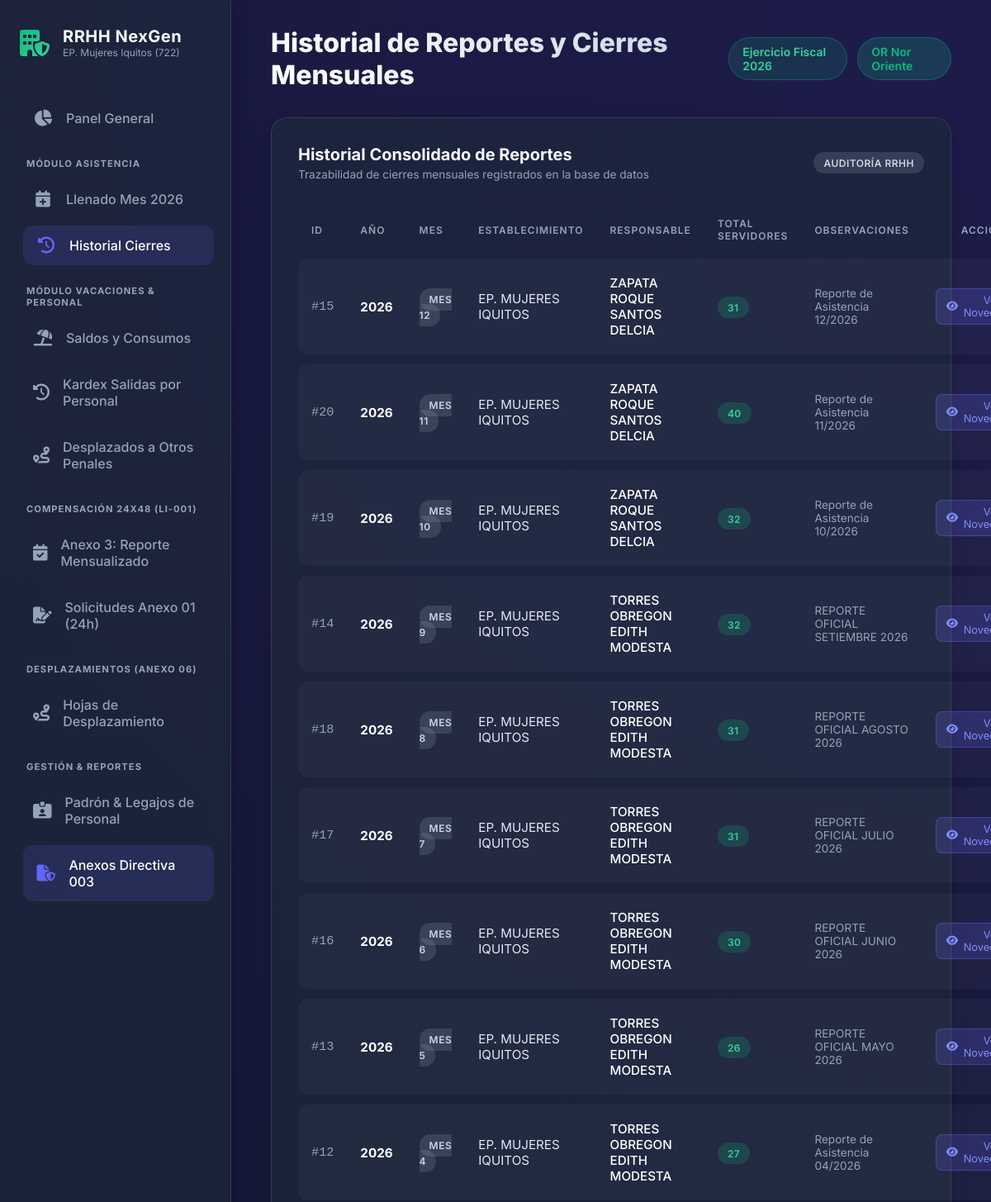
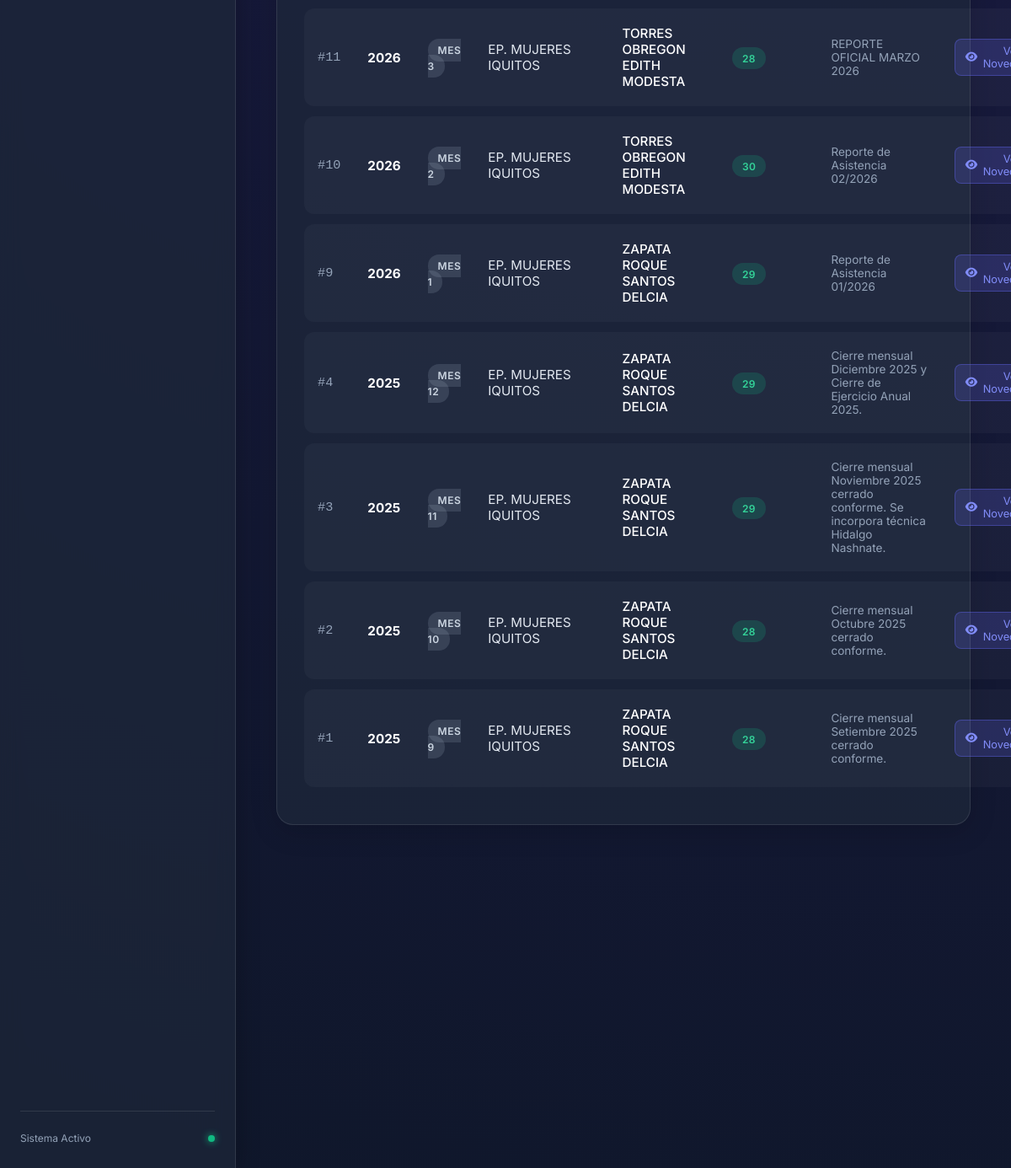
The app's page /asistencia/reportes with its own data (2 pictures, top to bottom).
### tables this page shows
CREATE TABLE reportes_cierre_mensual (
    id_reporte INTEGER PRIMARY KEY AUTOINCREMENT,
    anio INTEGER NOT NULL,                       -- Ej: 2025, 2026
    mes INTEGER NOT NULL CHECK (mes BETWEEN 1 AND 12), -- 1 al 12 (Setiembre=9, Octubre=10, etc.)
    id_establecimiento INTEGER NOT NULL,         -- 722
    id_responsable INTEGER NOT NULL,             -- Referencia a empleado (directora/encargada)
    total_trabajadores INTEGER DEFAULT 0,
    fecha_cierre DATE,
    observaciones_generales TEXT,
    created_at TIMESTAMP DEFAULT CURRENT_TIMESTAMP, estado VARCHAR(20) DEFAULT 'ABIERTO',
    CONSTRAINT uq_reporte_mensual UNIQUE (anio, mes, id_establecimiento),
    FOREIGN KEY (id_establecimiento) REFERENCES establecimientos(id_establecimiento),
    FOREIGN KEY (id_responsable) REFERENCES empleados(id_empleado)
);

CREATE TABLE establecimientos (
    id_establecimiento INTEGER PRIMARY KEY, -- Código UBIC, ej: 722
    id_or INTEGER NOT NULL,
    nombre VARCHAR(150) NOT NULL,
    FOREIGN KEY (id_or) REFERENCES oficinas_regionales(id_or)
);

CREATE TABLE empleados (
    id_empleado INTEGER PRIMARY KEY AUTOINCREMENT,
    codigo_servidor VARCHAR(20) UNIQUE NOT NULL, -- Ej: '099132', '103097'
    dni VARCHAR(15) UNIQUE,                      -- DNI (8 dígitos)
    apellidos_nombres VARCHAR(200) NOT NULL,
    created_at TIMESTAMP DEFAULT CURRENT_TIMESTAMP
, grupo_guardia_default INTEGER DEFAULT 1, sexo TEXT, fecha_nacimiento DATE, correo TEXT, id_regimen INTEGER, regimen_nombre TEXT, nivel TEXT, cargo_estructural TEXT, estado_laboral TEXT, modalidad_laboral TEXT, direccion_oficina TEXT, jefatura_area TEXT, cargo_funcion TEXT, area_clasificacion TEXT, horario_laboral TEXT, fecha_ingreso_eepp DATE, resolucion_documento TEXT, observaciones TEXT, fecha_ingreso_inpe DATE);

### app/modules/asistencia/router.py (the view)
@router.get("/reportes", response_class=HTMLResponse)
async def historial_reportes(request: Request):
    historial = AsistenciaService.obtener_historial_reportes()
    return templates.TemplateResponse(
        request=request,
        name="asistencia/historial.html",
        context={"historial": historial}
    )

### app/templates/asistencia/historial.html (shortened to what this page needs)
{% extends "base.html" %}
{% block header_title %}Historial de Reportes y Cierres Mensuales{% endblock %}
{% block content %}
<div class="table-container">
    <div class="table-header">
        <div>
            <h3 style="font-size: 1.25rem; font-weight: 700;">Historial Consolidado de Reportes</h3>
            <p style="color: var(--text-muted); font-size: 0.85rem; margin-top: 0.25rem;">Trazabilidad de cierres mensuales registrados en la base de datos</p>
        </div>
        <span class="badge badge-neutral">Auditoría RRHH</span>
    </div>
    <table class="data-table">
        <thead>
            <tr>
                <th>ID</th>
                <th>Año</th>
                <th>Mes</th>
                <th>Establecimiento</th>
                <th>Responsable</th>
                <th>Total Servidores</th>
                <th>Observaciones</th>
                <th style="text-align: center;">Acción</th>
            </tr>
        </thead>
        <tbody>
            {% for r in historial %}
            <tr>
                <td style="font-family: monospace; color: var(--text-muted);">#{{ r.id_reporte }}</td>
                <td style="font-weight: 700; color: #fff;">{{ r.anio }}</td>
                <td><span class="badge badge-neutral">Mes {{ r.mes }}</span></td>
                <td>{{ r.nombre_establecimiento or 'EP. Mujeres Iquitos (722)' }}</td>
                <td style="color: #fff; font-weight: 500;">{{ r.responsable_nombre or 'DIRECTORA ZAPATA ROQUE' }}</td>
                <td><span class="badge badge-success">{{ r.total_trabajadores }}</span></td>
                <td style="color: var(--text-muted); font-size: 0.85rem;">{{ r.observaciones_generales }}</td>
                <td style="text-align: center;">
                    <a href="/asistencia/llenado-2026?mes={{ r.mes }}" class="btn-delete" style="background: rgba(99, 102, 241, 0.2); color: #818cf8; border-color: rgba(99, 102, 241, 0.4); text-decoration: none;">
                        <i class="fa-solid fa-eye"></i> Ver Novedades
                    </a>
                </td>
            </tr>
            {% endfor %}
        </tbody>
    </table>
</div>
{% endblock %}

### app/static/premium.css (style rules this page uses)
:root { --primary: #6366f1; --primary-hover: #4f46e5; --secondary: #10b981; --bg-dark: #0f172a; --bg-panel: rgba(30, 41, 59, 0.7); --text-main: #f8fafc; --text-muted: #94a3b8; --border-color: rgba(255, 255, 255, 0.1); --danger: #ef4444; --warning: #f59e0b; }
* { margin: 0; padding: 0; box-sizing: border-box; font-family: 'Inter', system-ui, sans-serif; }
body { background: radial-gradient(circle at top right, #1e1b4b, #0f172a); color: var(--text-main); min-height: 100vh; display: flex; overflow-x: hidden; }
.table-container { background: var(--bg-panel); backdrop-filter: blur(10px); border: 1px solid var(--border-color); border-radius: 20px; padding: 2rem; box-shadow: 0 8px 32px rgba(0,0,0,0.15); }
.table-header { display: flex; justify-content: space-between; align-items: center; margin-bottom: 2rem; }
.data-table { width: 100%; border-collapse: separate; border-spacing: 0 0.75rem; }
.data-table th { text-align: left; padding: 0 1rem 0.5rem; color: var(--text-muted); font-size: 0.75rem; text-transform: uppercase; letter-spacing: 1px; font-weight: 600; }
.data-table td { padding: 1.25rem 1rem; background: rgba(255,255,255,0.03); color: #e2e8f0; font-size: 0.95rem; transition: background 0.2s; }
.data-table tr td:first-child { border-top-left-radius: 12px; border-bottom-left-radius: 12px; }
.data-table tr td:last-child { border-top-right-radius: 12px; border-bottom-right-radius: 12px; }
.badge { padding: 0.35rem 0.75rem; border-radius: 999px; font-size: 0.75rem; font-weight: 600; text-transform: uppercase; letter-spacing: 0.5px; }
.badge-success { background: rgba(16, 185, 129, 0.2); color: #34d399; }
.badge-neutral { background: rgba(148, 163, 184, 0.2); color: #cbd5e1; }

### app/templates/base.html (style rules this page uses)
.btn-delete { background: rgba(239, 68, 68, 0.15); color: #ef4444; border: 1px solid rgba(239, 68, 68, 0.3); border-radius: 8px; padding: 0.4rem 0.75rem; font-size: 0.8rem; cursor: pointer; transition: all 0.2s; display: inline-flex; align-items: center; gap: 0.4rem; }

### records on screen
reportes_cierre_mensual: id_reporte "15", anio "2026", mes "12", nombre "EP. MUJERES IQUITOS", apellidos_nombres "ZAPATA ROQUE SANTOS DELCIA", total_trabajadores "31", observaciones_generales "Reporte de Asistencia 12/2026"
reportes_cierre_mensual: id_reporte "20", anio "2026", mes "11", nombre "EP. MUJERES IQUITOS", apellidos_nombres "ZAPATA ROQUE SANTOS DELCIA", total_trabajadores "40", observaciones_generales "Reporte de Asistencia 11/2026"
reportes_cierre_mensual: id_reporte "19", anio "2026", mes "10", nombre "EP. MUJERES IQUITOS", apellidos_nombres "ZAPATA ROQUE SANTOS DELCIA", total_trabajadores "32", observaciones_generales "Reporte de Asistencia 10/2026"
reportes_cierre_mensual: id_reporte "14", anio "2026", mes "9", nombre "EP. MUJERES IQUITOS", apellidos_nombres "TORRES OBREGON EDITH MODESTA", total_trabajadores "32", observaciones_generales "REPORTE OFICIAL SETIEMBRE 2026"
reportes_cierre_mensual: id_reporte "18", anio "2026", mes "8", nombre "EP. MUJERES IQUITOS", apellidos_nombres "TORRES OBREGON EDITH MODESTA", total_trabajadores "31", observaciones_generales "REPORTE OFICIAL AGOSTO 2026"
reportes_cierre_mensual: id_reporte "17", anio "2026", mes "7", nombre "EP. MUJERES IQUITOS", apellidos_nombres "TORRES OBREGON EDITH MODESTA", total_trabajadores "31", observaciones_generales "REPORTE OFICIAL JULIO 2026"
reportes_cierre_mensual: id_reporte "16", anio "2026", mes "6", nombre "EP. MUJERES IQUITOS", apellidos_nombres "TORRES OBREGON EDITH MODESTA", total_trabajadores "30", observaciones_generales "REPORTE OFICIAL JUNIO 2026"
reportes_cierre_mensual: id_reporte "13", anio "2026", mes "5", nombre "EP. MUJERES IQUITOS", apellidos_nombres "TORRES OBREGON EDITH MODESTA", total_trabajadores "26", observaciones_generales "REPORTE OFICIAL MAYO 2026"
reportes_cierre_mensual: id_reporte "12", anio "2026", mes "4", nombre "EP. MUJERES IQUITOS", apellidos_nombres "TORRES OBREGON EDITH MODESTA", total_trabajadores "27", observaciones_generales "Reporte de Asistencia 04/2026"
reportes_cierre_mensual: id_reporte "11", anio "2026", mes "3", nombre "EP. MUJERES IQUITOS", apellidos_nombres "TORRES OBREGON EDITH MODESTA", total_trabajadores "28", observaciones_generales "REPORTE OFICIAL MARZO 2026"
reportes_cierre_mensual: id_reporte "10", anio "2026", mes "2", nombre "EP. MUJERES IQUITOS", apellidos_nombres "TORRES OBREGON EDITH MODESTA", total_trabajadores "30", observaciones_generales "Reporte de Asistencia 02/2026"
reportes_cierre_mensual: id_reporte "9", anio "2026", mes "1", nombre "EP. MUJERES IQUITOS", apellidos_nombres "ZAPATA ROQUE SANTOS DELCIA", total_trabajadores "29", observaciones_generales "Reporte de Asistencia 01/2026"
reportes_cierre_mensual: id_reporte "4", anio "2025", mes "12", nombre "EP. MUJERES IQUITOS", apellidos_nombres "ZAPATA ROQUE SANTOS DELCIA", total_trabajadores "29", observaciones_generales "Cierre mensual Diciembre 2025 y Cierre de Ejercicio Anual 2025."
reportes_cierre_mensual: id_reporte "3", anio "2025", mes "11", nombre "EP. MUJERES IQUITOS", apellidos_nombres "ZAPATA ROQUE SANTOS DELCIA", total_trabajadores "29", observaciones_generales "Cierre mensual Noviembre 2025 cerrado conforme. Se incorpora técnica Hidalgo Nashnate."
reportes_cierre_mensual: id_reporte "2", anio "2025", mes "10", nombre "EP. MUJERES IQUITOS", apellidos_nombres "ZAPATA ROQUE SANTOS DELCIA", total_trabajadores "28", observaciones_generales "Cierre mensual Octubre 2025 cerrado conforme."
reportes_cierre_mensual: id_reporte "1", anio "2025", mes "9", nombre "EP. MUJERES IQUITOS", apellidos_nombres "ZAPATA ROQUE SANTOS DELCIA", total_trabajadores "28", observaciones_generales "Cierre mensual Setiembre 2025 cerrado conforme."
